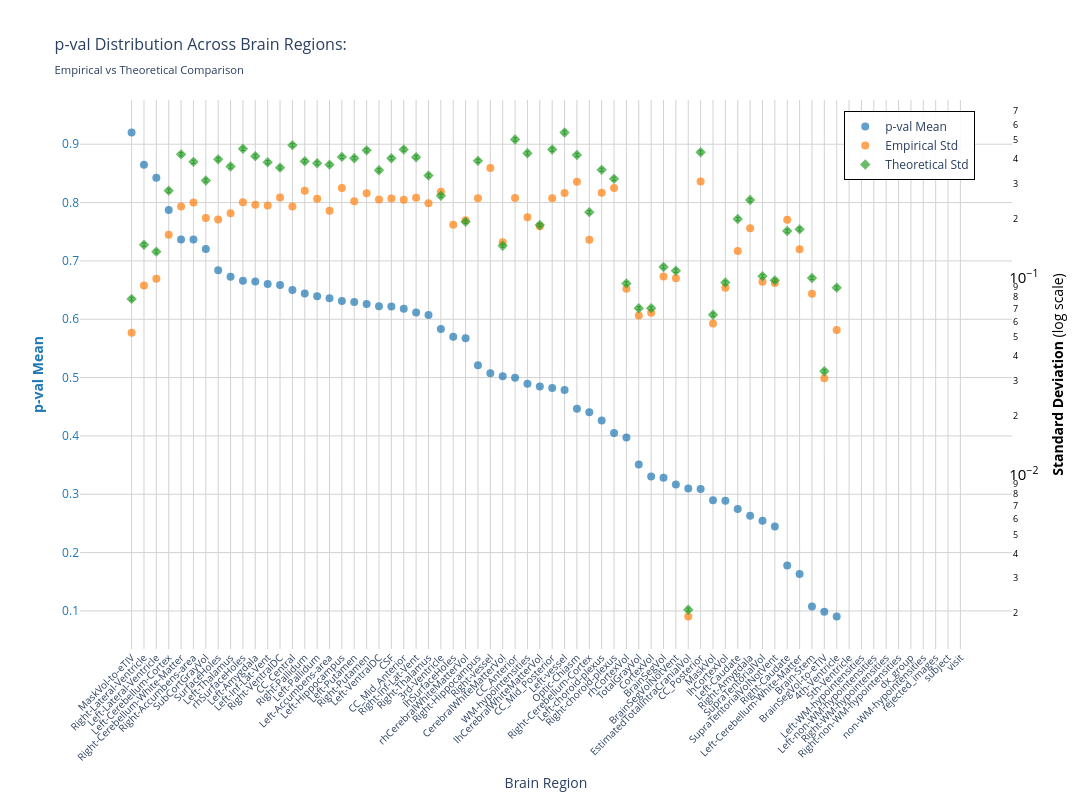
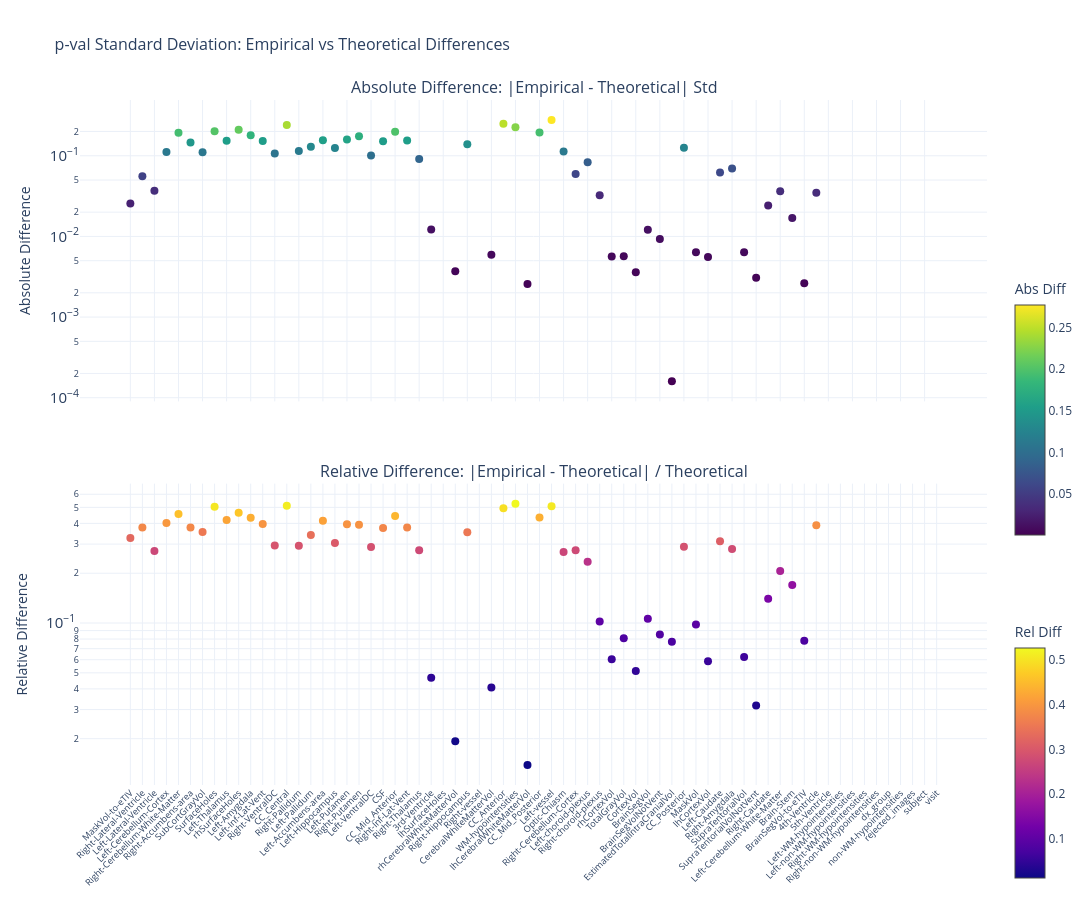

These figures' notebook cell, in order:
### Markdown cell above
### p-value

### Code cell
nu_nav = df_npvr[(df_npvr["study"] == "longitudinal") & (df_npvr["group"] == "HC-PD")]
data_path = stats_dir / f"student_longitudinal_{METRIC}.parquet"
df, stats = get_test_stats(
    data_path, stat_functions_F, nu_nav, hemisphere=False, study="longitudinal",
    raw_values=True,
)
show_figure(
    stats, hemisphere=False, stat_name="p-val", study="longitudinal", metric=METRIC
)

### Figure 1 — Plotly figure (JSON) as saved in the notebook; plotly's stock layout.template omitted (floating-point values rounded to 4 significant figures)
{"data": [{"hovertemplate": "<b>%{x}</b><br>Mean p-val: %{y:.2f}<br><extra></extra>", "marker": {"color": "#1f77b4", "opacity": 0.7, "size": 8}, "mode": "markers", "name": "p-val Mean", "type": "scatter", "x": ["MaskVol-to-eTIV", "Right-Lateral-Ventricle", "Left-Lateral-Ventricle", "Left-Cerebellum-Cortex", "Right-Cerebellum-White-Matter", "Right-Accumbens-area", "SubCortGrayVol", "SurfaceHoles", "Left-Thalamus", "rhSurfaceHoles", "Left-Amygdala", "Left-Inf-Lat-Vent", "Right-VentralDC", "CC_Central", "Right-Pallidum", "Left-Pallidum", "Left-Accumbens-area", "Left-Hippocampus", "Left-Putamen", "Right-Putamen", "Left-VentralDC", "CSF", "CC_Mid_Anterior", "Right-Inf-Lat-Vent", "Right-Thalamus", "3rd-Ventricle", "lhSurfaceHoles", "rhCerebralWhiteMatterVol", "Right-Hippocampus", "Right-vessel", "CerebralWhiteMatterVol", "CC_Anterior", "WM-hypointensities", "lhCerebralWhiteMatterVol", "CC_Mid_Posterior", "Left-vessel", "Optic-Chiasm", "Right-Cerebellum-Cortex", "Left-choroid-plexus", "Right-choroid-plexus", "rhCortexVol", "TotalGrayVol", "CortexVol", "BrainSegVol", "BrainSegVolNotVent", "EstimatedTotalIntraCranialVol", "CC_Posterior", "MaskVol", "lhCortexVol", "Left-Caudate", "Right-Amygdala", "SupraTentorialVol", "SupraTentorialVolNotVent", "Right-Caudate", "Left-Cerebellum-White-Matter", "Brain-Stem", "BrainSegVol-to-eTIV", "4th-Ventricle", "5th-Ventricle", "Left-WM-hypointensities", "Left-non-WM-hypointensities", "Right-WM-hypointensities", "Right-non-WM-hypointensities", "dx_group", "non-WM-hypointensities", "rejected_images", "subject", "visit"], "y": [0.9202, 0.8648, 0.8425, 0.7872, 0.7369, 0.7366, 0.7205, 0.6841, 0.673, 0.6659, 0.6646, 0.6605, 0.6586, 0.6503, 0.644, 0.6395, 0.636, 0.6313, 0.6294, 0.6262, 0.6225, 0.6217, 0.6181, 0.6114, 0.6072, 0.5832, 0.5699, 0.5673, 0.521, 0.5073, 0.5024, 0.4997, 0.4893, 0.4846, 0.4822, 0.4788, 0.4467, 0.4404, 0.4266, 0.405, 0.3974, 0.351, 0.3304, 0.3282, 0.3169, 0.3098, 0.3091, 0.2897, 0.2887, 0.2749, 0.2633, 0.2548, 0.2446, 0.1781, 0.1634, 0.1075, 0.09855, 0.09041, NaN, NaN, NaN, NaN, NaN, NaN, NaN, NaN, NaN, NaN], "yaxis": "y"}, {"hovertemplate": "<b>%{x}</b><br>Empirical Std: %{y:.3f}<br><extra></extra>", "marker": {"color": "#ff7f0e", "opacity": 0.7, "size": 8, "symbol": "circle"}, "mode": "markers", "name": "Empirical Std", "type": "scatter", "x": ["MaskVol-to-eTIV", "Right-Lateral-Ventricle", "Left-Lateral-Ventricle", "Left-Cerebellum-Cortex", "Right-Cerebellum-White-Matter", "Right-Accumbens-area", "SubCortGrayVol", "SurfaceHoles", "Left-Thalamus", "rhSurfaceHoles", "Left-Amygdala", "Left-Inf-Lat-Vent", "Right-VentralDC", "CC_Central", "Right-Pallidum", "Left-Pallidum", "Left-Accumbens-area", "Left-Hippocampus", "Left-Putamen", "Right-Putamen", "Left-VentralDC", "CSF", "CC_Mid_Anterior", "Right-Inf-Lat-Vent", "Right-Thalamus", "3rd-Ventricle", "lhSurfaceHoles", "rhCerebralWhiteMatterVol", "Right-Hippocampus", "Right-vessel", "CerebralWhiteMatterVol", "CC_Anterior", "WM-hypointensities", "lhCerebralWhiteMatterVol", "CC_Mid_Posterior", "Left-vessel", "Optic-Chiasm", "Right-Cerebellum-Cortex", "Left-choroid-plexus", "Right-choroid-plexus", "rhCortexVol", "TotalGrayVol", "CortexVol", "BrainSegVol", "BrainSegVolNotVent", "EstimatedTotalIntraCranialVol", "CC_Posterior", "MaskVol", "lhCortexVol", "Left-Caudate", "Right-Amygdala", "SupraTentorialVol", "SupraTentorialVolNotVent", "Right-Caudate", "Left-Cerebellum-White-Matter", "Brain-Stem", "BrainSegVol-to-eTIV", "4th-Ventricle", "5th-Ventricle", "Left-WM-hypointensities", "Left-non-WM-hypointensities", "Right-WM-hypointensities", "Right-non-WM-hypointensities", "dx_group", "non-WM-hypointensities", "rejected_images", "subject", "visit"], "y": [0.05265, 0.0915, 0.0988, 0.1654, 0.2298, 0.2407, 0.201, 0.1973, 0.2127, 0.2414, 0.2346, 0.2328, 0.2555, 0.2296, 0.2759, 0.2515, 0.2191, 0.2853, 0.2446, 0.2687, 0.2498, 0.2524, 0.2489, 0.2545, 0.239, 0.2729, 0.186, 0.1959, 0.2532, 0.3609, 0.1514, 0.2543, 0.2025, 0.1826, 0.2531, 0.2688, 0.307, 0.156, 0.2699, 0.2851, 0.08804, 0.06444, 0.06655, 0.1014, 0.09936, 0.001915, 0.3079, 0.05864, 0.08907, 0.1367, 0.1784, 0.09561, 0.09398, 0.1968, 0.1397, 0.08289, 0.03097, 0.05433, NaN, NaN, NaN, NaN, NaN, NaN, NaN, NaN, NaN, NaN], "yaxis": "y2"}, {"error_y": {"array": [0.001553, 0.002922, 0.002697, 0.005498, 0.008402, 0.007695, 0.006191, 0.007921, 0.007284, 0.008961, 0.008222, 0.00766, 0.007193, 0.00935, 0.007754, 0.00757, 0.007449, 0.008151, 0.008031, 0.0088, 0.00697, 0.008032, 0.008886, 0.00812, 0.006555, 0.00518, NaN, 0.003819, 0.007784, NaN, 0.002891, 0.009997, 0.008501, 0.003678, 0.008883, 0.01085, 0.008338, 0.004276, 0.00701, 0.006308, 0.001862, 0.001393, 0.001394, 0.002255, 0.002158, 4.122e-05, 0.008608, 0.001292, 0.00188, 0.003945, 0.004926, 0.002026, 0.001929, 0.003429, 0.003499, 0.001983, 0.0006676, 0.001771, NaN, NaN, NaN, NaN, NaN, NaN, NaN, NaN, NaN, NaN], "arrayminus": [0.001522, 0.002864, 0.002643, 0.005389, 0.008235, 0.007542, 0.006068, 0.007764, 0.007139, 0.008783, 0.008059, 0.007508, 0.00705, 0.009165, 0.0076, 0.00742, 0.007302, 0.007989, 0.007872, 0.008626, 0.006832, 0.007872, 0.008709, 0.007959, 0.006425, 0.005077, NaN, 0.003743, 0.00763, NaN, 0.002834, 0.009799, 0.008333, 0.003605, 0.008706, 0.01063, 0.008173, 0.004192, 0.006871, 0.006183, 0.001825, 0.001365, 0.001366, 0.002211, 0.002115, 4.04e-05, 0.008438, 0.001266, 0.001843, 0.003867, 0.004829, 0.001986, 0.00189, 0.003361, 0.003429, 0.001944, 0.0006543, 0.001736, NaN, NaN, NaN, NaN, NaN, NaN, NaN, NaN, NaN, NaN], "color": "#2ca02c", "thickness": 1, "type": "data", "visible": true, "width": 2}, "hovertemplate": "<b>%{x}</b><br>Theoretical Std: %{y:.3f}<br><extra></extra>", "marker": {"color": "#2ca02c", "opacity": 0.7, "size": 8, "symbol": "diamond"}, "mode": "markers", "name": "Theoretical Std", "type": "scatter", "x": ["MaskVol-to-eTIV", "Right-Lateral-Ventricle", "Left-Lateral-Ventricle", "Left-Cerebellum-Cortex", "Right-Cerebellum-White-Matter", "Right-Accumbens-area", "SubCortGrayVol", "SurfaceHoles", "Left-Thalamus", "rhSurfaceHoles", "Left-Amygdala", "Left-Inf-Lat-Vent", "Right-VentralDC", "CC_Central", "Right-Pallidum", "Left-Pallidum", "Left-Accumbens-area", "Left-Hippocampus", "Left-Putamen", "Right-Putamen", "Left-VentralDC", "CSF", "CC_Mid_Anterior", "Right-Inf-Lat-Vent", "Right-Thalamus", "3rd-Ventricle", "lhSurfaceHoles", "rhCerebralWhiteMatterVol", "Right-Hippocampus", "Right-vessel", "CerebralWhiteMatterVol", "CC_Anterior", "WM-hypointensities", "lhCerebralWhiteMatterVol", "CC_Mid_Posterior", "Left-vessel", "Optic-Chiasm", "Right-Cerebellum-Cortex", "Left-choroid-plexus", "Right-choroid-plexus", "rhCortexVol", "TotalGrayVol", "CortexVol", "BrainSegVol", "BrainSegVolNotVent", "EstimatedTotalIntraCranialVol", "CC_Posterior", "MaskVol", "lhCortexVol", "Left-Caudate", "Right-Amygdala", "SupraTentorialVol", "SupraTentorialVolNotVent", "Right-Caudate", "Left-Cerebellum-White-Matter", "Brain-Stem", "BrainSegVol-to-eTIV", "4th-Ventricle", "5th-Ventricle", "Left-WM-hypointensities", "Left-non-WM-hypointensities", "Right-WM-hypointensities", "Right-non-WM-hypointensities", "dx_group", "non-WM-hypointensities", "rejected_images", "subject", "visit"], "y": [0.07816, 0.1471, 0.1357, 0.2767, 0.4228, 0.3873, 0.3116, 0.3986, 0.3666, 0.451, 0.4138, 0.3855, 0.362, 0.4706, 0.3903, 0.381, 0.3749, 0.4102, 0.4042, 0.4429, 0.3508, 0.4042, 0.4472, 0.4086, 0.3299, 0.2607, NaN, 0.1922, 0.3918, NaN, 0.1455, 0.5031, 0.4279, 0.1851, 0.447, 0.5459, 0.4197, 0.2152, 0.3528, 0.3175, 0.09369, 0.07011, 0.07015, 0.1135, 0.1086, 0.002075, 0.4332, 0.06501, 0.09462, 0.1986, 0.2479, 0.102, 0.09706, 0.1726, 0.1761, 0.09982, 0.0336, 0.08914, NaN, NaN, NaN, NaN, NaN, NaN, NaN, NaN, NaN, NaN], "yaxis": "y2"}], "layout": {"height": 800, "hovermode": "x", "legend": {"bgcolor": "rgba(255, 255, 255, 0.9)", "bordercolor": "black", "borderwidth": 1, "font": {"size": 12}, "orientation": "v", "x": 0.82, "y": 0.98}, "title": {"font": {"size": 16}, "text": "p-val Distribution Across Brain Regions:<br><sub>Empirical vs Theoretical Comparison</sub>"}, "width": 1400, "xaxis": {"gridcolor": "lightgray", "showgrid": true, "tickangle": -45, "tickfont": {"size": 10}, "title": {"text": "Brain Region"}}, "yaxis": {"gridcolor": "lightgray", "showgrid": true, "side": "left", "tickfont": {"color": "#1f77b4"}, "title": {"font": {"color": "#1f77b4"}, "text": "<b>p-val Mean</b>"}}, "yaxis2": {"exponentformat": "power", "overlaying": "y", "showgrid": false, "side": "right", "tickfont": {"color": "black"}, "title": {"font": {"color": "black"}, "text": "<b>Standard Deviation</b> (log scale)"}, "type": "log"}}}

### Figure 2 — Plotly figure (JSON) as saved in the notebook; plotly's stock layout.template omitted (floating-point values rounded to 4 significant figures)
{"data": [{"hovertemplate": "<b>%{x}</b><br>Abs Diff: %{y:.4f}<br><extra></extra>", "marker": {"color": [0.02551, 0.05558, 0.03694, 0.1113, 0.1931, 0.1465, 0.1106, 0.2013, 0.1539, 0.2096, 0.1792, 0.1527, 0.1065, 0.2409, 0.1143, 0.1295, 0.1558, 0.1249, 0.1596, 0.1742, 0.101, 0.1518, 0.1983, 0.1542, 0.0909, 0.01217, NaN, 0.003708, 0.1386, NaN, 0.005939, 0.2489, 0.2253, 0.002569, 0.1939, 0.2771, 0.1126, 0.05924, 0.08291, 0.03239, 0.005653, 0.005675, 0.0036, 0.01206, 0.009258, 0.0001597, 0.1253, 0.006364, 0.005549, 0.06188, 0.06956, 0.006364, 0.003075, 0.02421, 0.03637, 0.01693, 0.002628, 0.03481, NaN, NaN, NaN, NaN, NaN, NaN, NaN, NaN, NaN, NaN], "colorbar": {"len": 0.4, "title": {"text": "Abs Diff"}, "y": 0.75, "yanchor": "top"}, "colorscale": [[0, "#440154"], [0.1111, "#482878"], [0.2222, "#3e4989"], [0.3333, "#31688e"], [0.4444, "#26828e"], [0.5556, "#1f9e89"], [0.6667, "#35b779"], [0.7778, "#6ece58"], [0.8889, "#b5de2b"], [1, "#fde725"]], "showscale": true, "size": 8}, "mode": "markers", "name": "Absolute", "type": "scatter", "x": ["MaskVol-to-eTIV", "Right-Lateral-Ventricle", "Left-Lateral-Ventricle", "Left-Cerebellum-Cortex", "Right-Cerebellum-White-Matter", "Right-Accumbens-area", "SubCortGrayVol", "SurfaceHoles", "Left-Thalamus", "rhSurfaceHoles", "Left-Amygdala", "Left-Inf-Lat-Vent", "Right-VentralDC", "CC_Central", "Right-Pallidum", "Left-Pallidum", "Left-Accumbens-area", "Left-Hippocampus", "Left-Putamen", "Right-Putamen", "Left-VentralDC", "CSF", "CC_Mid_Anterior", "Right-Inf-Lat-Vent", "Right-Thalamus", "3rd-Ventricle", "lhSurfaceHoles", "rhCerebralWhiteMatterVol", "Right-Hippocampus", "Right-vessel", "CerebralWhiteMatterVol", "CC_Anterior", "WM-hypointensities", "lhCerebralWhiteMatterVol", "CC_Mid_Posterior", "Left-vessel", "Optic-Chiasm", "Right-Cerebellum-Cortex", "Left-choroid-plexus", "Right-choroid-plexus", "rhCortexVol", "TotalGrayVol", "CortexVol", "BrainSegVol", "BrainSegVolNotVent", "EstimatedTotalIntraCranialVol", "CC_Posterior", "MaskVol", "lhCortexVol", "Left-Caudate", "Right-Amygdala", "SupraTentorialVol", "SupraTentorialVolNotVent", "Right-Caudate", "Left-Cerebellum-White-Matter", "Brain-Stem", "BrainSegVol-to-eTIV", "4th-Ventricle", "5th-Ventricle", "Left-WM-hypointensities", "Left-non-WM-hypointensities", "Right-WM-hypointensities", "Right-non-WM-hypointensities", "dx_group", "non-WM-hypointensities", "rejected_images", "subject", "visit"], "xaxis": "x", "y": [0.02551, 0.05558, 0.03694, 0.1113, 0.1931, 0.1465, 0.1106, 0.2013, 0.1539, 0.2096, 0.1792, 0.1527, 0.1065, 0.2409, 0.1143, 0.1295, 0.1558, 0.1249, 0.1596, 0.1742, 0.101, 0.1518, 0.1983, 0.1542, 0.0909, 0.01217, NaN, 0.003708, 0.1386, NaN, 0.005939, 0.2489, 0.2253, 0.002569, 0.1939, 0.2771, 0.1126, 0.05924, 0.08291, 0.03239, 0.005653, 0.005675, 0.0036, 0.01206, 0.009258, 0.0001597, 0.1253, 0.006364, 0.005549, 0.06188, 0.06956, 0.006364, 0.003075, 0.02421, 0.03637, 0.01693, 0.002628, 0.03481, NaN, NaN, NaN, NaN, NaN, NaN, NaN, NaN, NaN, NaN], "yaxis": "y"}, {"hovertemplate": "<b>%{x}</b><br>Rel Diff: %{y:.2%}<br><extra></extra>", "marker": {"color": [0.3264, 0.3779, 0.2721, 0.4021, 0.4566, 0.3784, 0.3549, 0.505, 0.4198, 0.4648, 0.4331, 0.3962, 0.2942, 0.512, 0.2929, 0.3399, 0.4157, 0.3045, 0.3949, 0.3934, 0.288, 0.3756, 0.4435, 0.3773, 0.2755, 0.0467, NaN, 0.0193, 0.3537, NaN, 0.04082, 0.4947, 0.5266, 0.01387, 0.4338, 0.5076, 0.2684, 0.2753, 0.235, 0.102, 0.06034, 0.08093, 0.05132, 0.1062, 0.08524, 0.07699, 0.2892, 0.09789, 0.05865, 0.3116, 0.2806, 0.06241, 0.03168, 0.1403, 0.2065, 0.1696, 0.07821, 0.3905, NaN, NaN, NaN, NaN, NaN, NaN, NaN, NaN, NaN, NaN], "colorbar": {"len": 0.4, "title": {"text": "Rel Diff"}, "y": 0.25, "yanchor": "top"}, "colorscale": [[0, "#0d0887"], [0.1111, "#46039f"], [0.2222, "#7201a8"], [0.3333, "#9c179e"], [0.4444, "#bd3786"], [0.5556, "#d8576b"], [0.6667, "#ed7953"], [0.7778, "#fb9f3a"], [0.8889, "#fdca26"], [1, "#f0f921"]], "showscale": true, "size": 8}, "mode": "markers", "name": "Relative", "type": "scatter", "x": ["MaskVol-to-eTIV", "Right-Lateral-Ventricle", "Left-Lateral-Ventricle", "Left-Cerebellum-Cortex", "Right-Cerebellum-White-Matter", "Right-Accumbens-area", "SubCortGrayVol", "SurfaceHoles", "Left-Thalamus", "rhSurfaceHoles", "Left-Amygdala", "Left-Inf-Lat-Vent", "Right-VentralDC", "CC_Central", "Right-Pallidum", "Left-Pallidum", "Left-Accumbens-area", "Left-Hippocampus", "Left-Putamen", "Right-Putamen", "Left-VentralDC", "CSF", "CC_Mid_Anterior", "Right-Inf-Lat-Vent", "Right-Thalamus", "3rd-Ventricle", "lhSurfaceHoles", "rhCerebralWhiteMatterVol", "Right-Hippocampus", "Right-vessel", "CerebralWhiteMatterVol", "CC_Anterior", "WM-hypointensities", "lhCerebralWhiteMatterVol", "CC_Mid_Posterior", "Left-vessel", "Optic-Chiasm", "Right-Cerebellum-Cortex", "Left-choroid-plexus", "Right-choroid-plexus", "rhCortexVol", "TotalGrayVol", "CortexVol", "BrainSegVol", "BrainSegVolNotVent", "EstimatedTotalIntraCranialVol", "CC_Posterior", "MaskVol", "lhCortexVol", "Left-Caudate", "Right-Amygdala", "SupraTentorialVol", "SupraTentorialVolNotVent", "Right-Caudate", "Left-Cerebellum-White-Matter", "Brain-Stem", "BrainSegVol-to-eTIV", "4th-Ventricle", "5th-Ventricle", "Left-WM-hypointensities", "Left-non-WM-hypointensities", "Right-WM-hypointensities", "Right-non-WM-hypointensities", "dx_group", "non-WM-hypointensities", "rejected_images", "subject", "visit"], "xaxis": "x2", "y": [0.3264, 0.3779, 0.2721, 0.4021, 0.4566, 0.3784, 0.3549, 0.505, 0.4198, 0.4648, 0.4331, 0.3962, 0.2942, 0.512, 0.2929, 0.3399, 0.4157, 0.3045, 0.3949, 0.3934, 0.288, 0.3756, 0.4435, 0.3773, 0.2755, 0.0467, NaN, 0.0193, 0.3537, NaN, 0.04082, 0.4947, 0.5266, 0.01387, 0.4338, 0.5076, 0.2684, 0.2753, 0.235, 0.102, 0.06034, 0.08093, 0.05132, 0.1062, 0.08524, 0.07699, 0.2892, 0.09789, 0.05865, 0.3116, 0.2806, 0.06241, 0.03168, 0.1403, 0.2065, 0.1696, 0.07821, 0.3905, NaN, NaN, NaN, NaN, NaN, NaN, NaN, NaN, NaN, NaN], "yaxis": "y2"}], "layout": {"annotations": [{"font": {"size": 16}, "showarrow": false, "text": "Absolute Difference: |Empirical - Theoretical| Std", "x": 0.5, "xanchor": "center", "xref": "paper", "y": 1, "yanchor": "bottom", "yref": "paper"}, {"font": {"size": 16}, "showarrow": false, "text": "Relative Difference: |Empirical - Theoretical| / Theoretical", "x": 0.5, "xanchor": "center", "xref": "paper", "y": 0.44, "yanchor": "bottom", "yref": "paper"}], "height": 900, "hovermode": "x unified", "showlegend": false, "title": {"font": {"size": 16}, "text": "p-val Standard Deviation: Empirical vs Theoretical Differences"}, "width": 1400, "xaxis": {"anchor": "y", "domain": [0, 1], "showticklabels": false}, "xaxis2": {"anchor": "y2", "domain": [0, 1], "tickangle": -45, "tickfont": {"size": 9}}, "yaxis": {"anchor": "x", "domain": [0.56, 1], "exponentformat": "power", "title": {"text": "Absolute Difference"}, "type": "log"}, "yaxis2": {"anchor": "x2", "domain": [0, 0.44], "exponentformat": "power", "title": {"text": "Relative Difference"}, "type": "log"}}}
